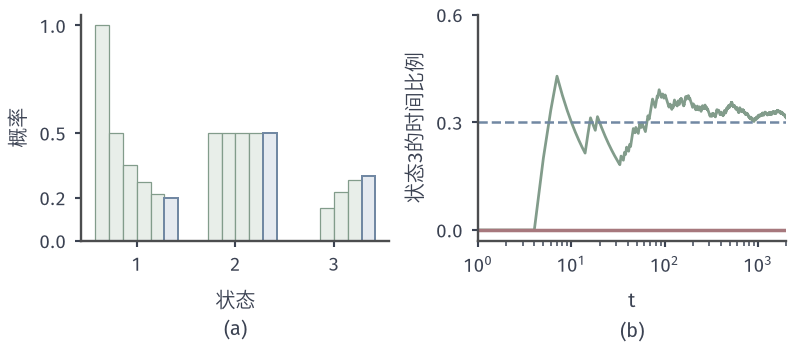

Generate this figure with Python:
from pathlib import Path
import sys
ROOT = next(p for p in Path(__file__).resolve().parents if (p/"build.sh").is_file() and (p/"tex/book.tex").is_file())
sys.path.insert(0, str(ROOT/"figures/07-probability/08-sampling-and-integration/matplotlib/sgen-common"))
from sgen_common import *
# Target: three-state kernel K = [[.5,.5,0],[.2,.5,.3],[0,.5,.5]] with invariant pi = (0.2, 0.5, 0.3).
# (a) mu_t = delta_1 K^t for t = 0, 1, 2, 3, 5 against pi.
# (b) running fraction of time spent in state 3 along one path from state 1 (seed 6, 2000 steps) for K (green)
#     and for the stay-put kernel I (red), for which every distribution is invariant.
K = np.array([[.5, .5, 0], [.2, .5, .3], [0, .5, .5]]); pi = np.array([.2, .5, .3])
assert np.allclose(pi@K, pi)
mus = {}; mu = np.array([1., 0, 0])
for t in range(6):
    mus[t] = mu.copy(); mu = mu@K
fig, (A, B) = figure(width_mm=112, height_mm=50, ncols=2)
style(A); style(B)
ts = [0, 1, 2, 3, 5]; w = .14
cols = [GREEN_FILL]*5
for j, t in enumerate(ts):
    A.bar(np.arange(1, 4)+(j-2.5)*w, mus[t], width=w, color=GREEN_FILL, edgecolor=GREEN, lw=.5)
A.bar(np.arange(1, 4)+2.5*w, pi, width=w, color=BLUE_FILL, edgecolor=BLUE, lw=.8)
A.set_xticks([1, 2, 3]); A.set_ylim(0, 1.05); A.set_yticks([0, .2, .5, 1])
A.set_ylabel('概率'); sub(A, 'a', '状态')
rng = np.random.default_rng(6); n = 2000; x = 0; frac = np.empty(n); c3 = 0
for t in range(n):
    x = rng.choice(3, p=K[x]); c3 += (x == 2); frac[t] = c3/(t+1)
B.plot(np.arange(1, n+1), frac, color=GREEN, lw=1.1)
B.plot([1, n], [0, 0], color=RED, lw=1.4)
B.axhline(.3, color=BLUE, lw=1.0, ls='--')
B.set_xscale('log'); B.set_xlim(1, n); B.set_ylim(-.03, .6); B.set_yticks([0, .3, .6])
B.set_ylabel('状态3的时间比例'); sub(B, 'b', '步数 $t$'.replace('步数 ', ''))
save(fig, HERE(__file__), 'figure', {'mu': {t: mus[t].tolist() for t in mus}, 'final_frac': float(frac[-1])})
print({t: mus[t] for t in ts}, frac[-1])
